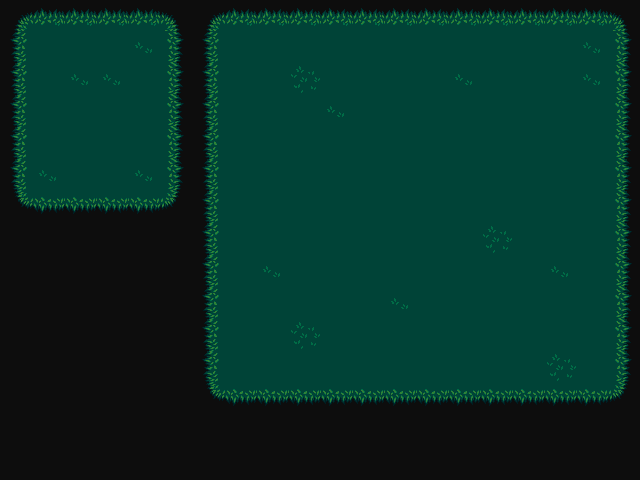

This is a level from a 2D game, rendered from its Tiled map with the project's own tilesets. A one-line summary and the complete map file follow:
An orthogonal 20x15 tile map with 32x32 px tiles, 1 tile layer (Capa de patrones 1), 5 tilesets.

<map version="1.2" tiledversion="1.3.2" orientation="orthogonal" renderorder="right-down" compressionlevel="0" width="20" height="15" tilewidth="32" tileheight="32" infinite="0" nextlayerid="4" nextobjectid="1">
 <editorsettings>
  <export target="../../../../../Desktop/level01.csv" format="csv" />
 </editorsettings>
 <tileset firstgid="1" source="level1pkm.tsx" />
 <tileset firstgid="1" source="coldwatergrass.tsx" />
 <tileset firstgid="1" source="walls.tsx" />
 <tileset firstgid="8" source="walls2.tsx" />
 <tileset firstgid="23" source="baba.tsx" />
 <layer id="1" name="Capa de patrones 1" width="20" height="15">
  <data encoding="csv">
33,34,34,34,34,35,33,34,34,34,34,34,34,34,34,34,34,34,34,35,
38,39,39,39,50,40,38,39,39,39,39,39,39,39,39,39,39,39,50,40,
38,39,50,50,39,40,38,39,39,49,39,39,39,39,50,39,39,39,50,40,
38,39,39,39,39,40,38,39,39,39,50,39,39,39,39,39,39,39,39,40,
38,39,39,39,39,40,38,39,39,39,39,39,39,39,39,39,39,39,39,40,
38,50,39,39,50,40,38,39,39,39,39,39,39,39,39,39,39,39,39,40,
43,44,44,44,44,45,38,39,39,39,39,39,39,39,39,39,39,39,39,40,
27,27,27,27,27,27,38,39,39,39,39,39,39,39,39,49,39,39,39,40,
27,27,27,27,27,27,38,39,50,39,39,39,39,39,39,39,39,50,39,40,
27,27,27,27,27,27,38,39,39,39,39,39,50,39,39,39,39,39,39,40,
27,27,27,27,27,27,38,39,39,49,39,39,39,39,39,39,39,39,39,40,
27,27,27,27,27,27,38,39,39,39,39,39,39,39,39,39,39,49,39,40,
27,27,27,27,27,27,43,44,44,44,44,44,44,44,44,44,44,44,44,45,
27,27,27,27,27,27,27,27,27,27,27,27,27,27,27,27,27,27,27,27,
27,27,27,27,27,27,27,27,27,27,27,27,27,27,27,27,27,27,27,27
</data>
 </layer>
</map>
